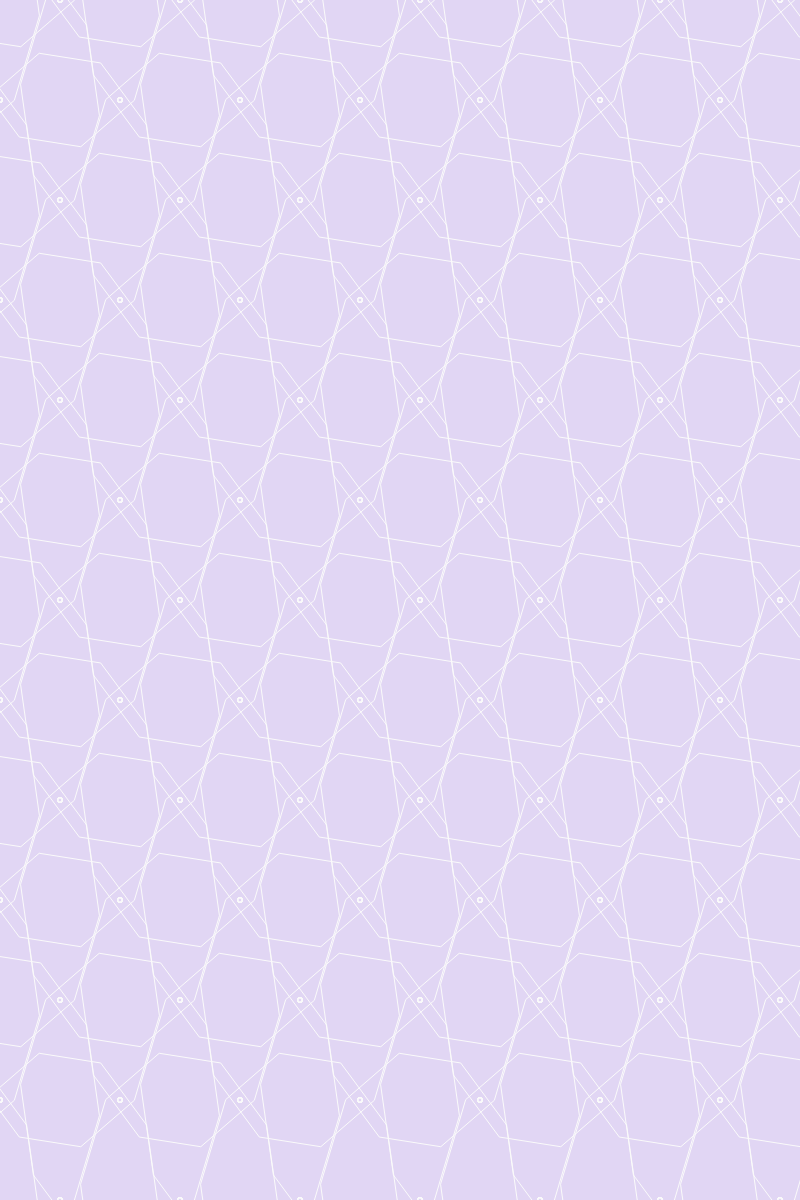
Frame 1 (no input)
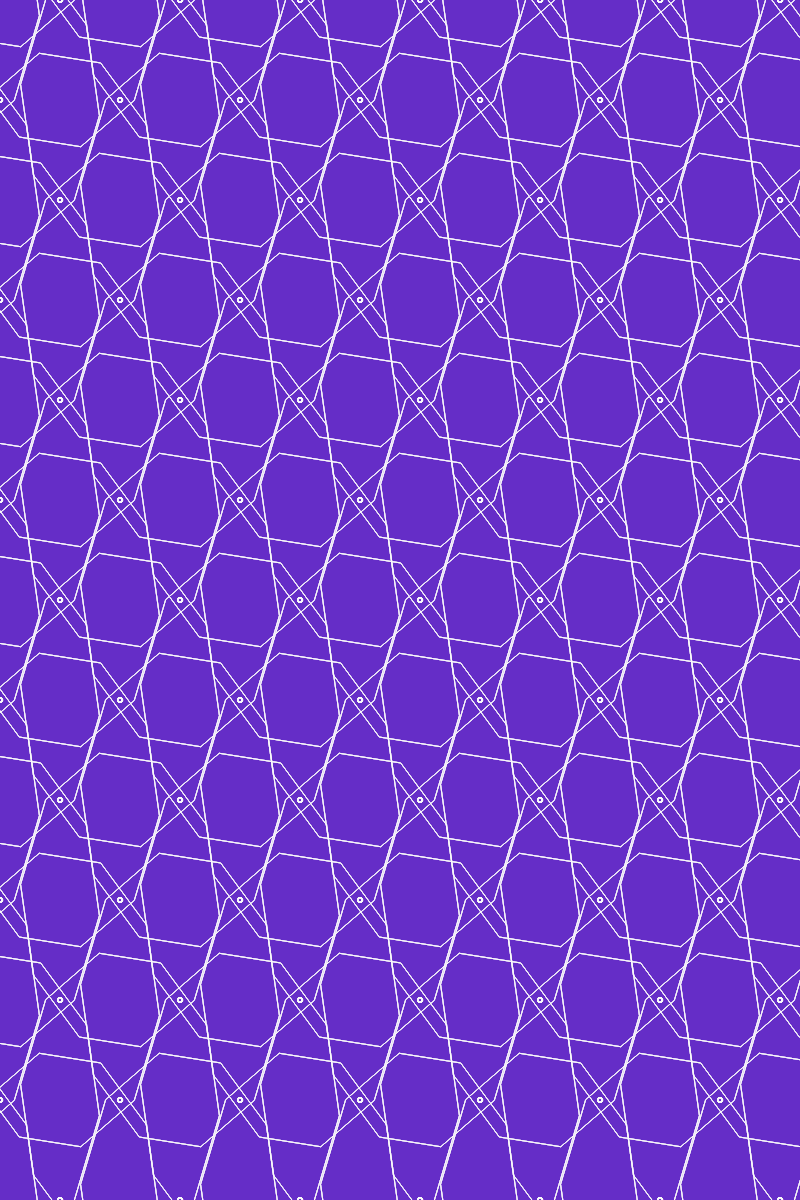
Frame 60 (no input)
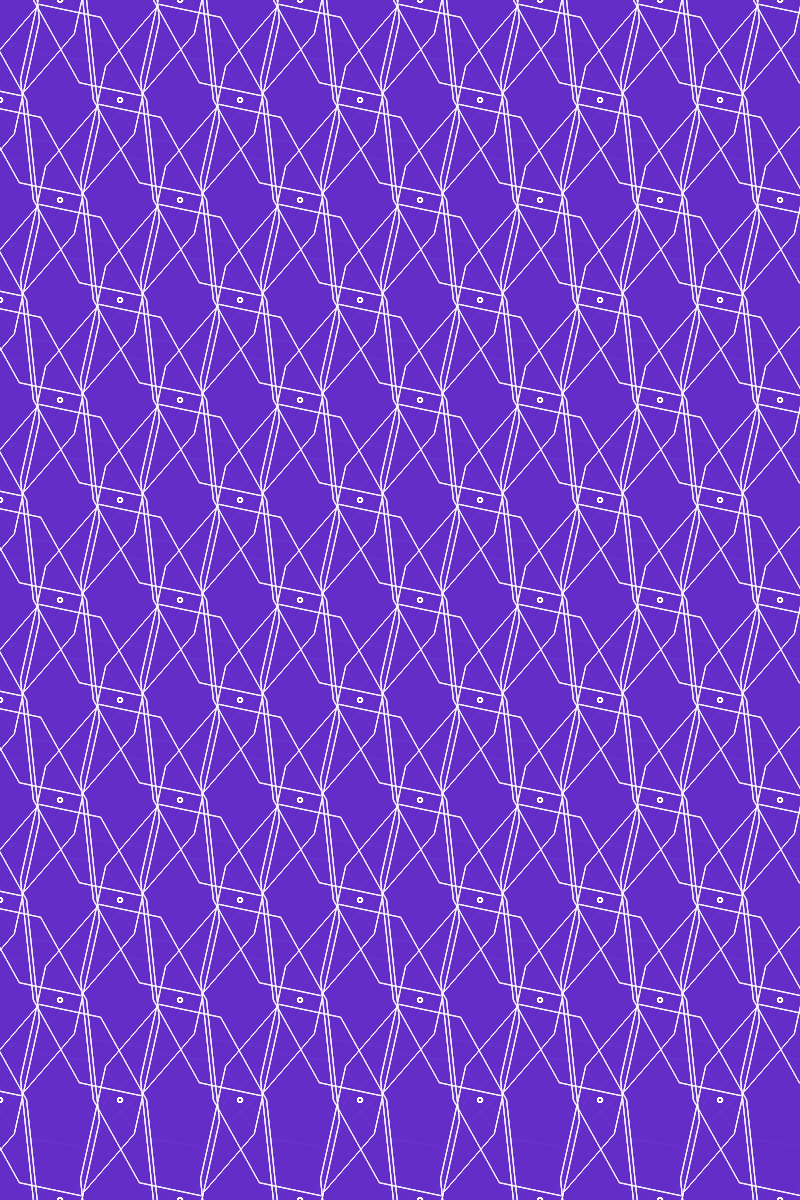
Frame 120 (the mouse pressed at the canvas centre since frame 60)

The p5.js sketch that drew these frames (run headless with seeded random() and noise() and a simulated clock; from frame 60 on, the mouse is pressed at the canvas centre):

// p5.js sketch
// ── sketch.js
function setup() {
  createCanvas(800, 1200);
}

function draw() {
  background(102,50,200,50);

  
  // noLoop()
  push();
  noFill()
  stroke(250)
  strokeWeight(1)
  // rotate(PI/6)
  // translate(width * 0.8, height * 0.5);
  for(y = -100; y < height + 100; y +=100){
    for(x = -120; x < width + 120; x +=120){
      if(y == 0 || y == 200 || y == 400 || y == 600 || y == 800 || y == 1000 || y == 1200){
        polygon(x - 60,y,100,10)
      }else{
      polygon(x,y, 100, 10)
      }
    }
  }
//   polygon(0, 0, 70, 6);
//     polygon(0, 140, 70, 6);

//     polygon(120, 0, 70, 6);
//       polygon(120, 140, 70, 6);



  pop();
}

function polygon(x, y, radius, npoints) {
  let angle = TWO_PI / npoints;
  beginShape();
  for (let a = -PI/6; a < TAU - PI/6; a += angle) {
        ellipse(x, y, 5, 5)
    let expand = map(mouseX, 0, width, 50,150)

    let sx = x + cos(a) * radius;
    let sy = y + sin(a) * (radius + expand);
    let citrusFill = random()
    // if(citrusFill > 0.66){
    //   fill(222, 232, 145)
    //   fill(199, 211, 73,220)
    // }else if (citrusFill > 0.33 && citrusFill < 0.66){
    //   fill(255, 208, 0,220)
    // }else{
    //   fill(254, 2, 41, 100)
    // }
    vertex(sx, sy);
    push()
    stroke(255)
    strokeWeight(3)
    pop()
  }
  endShape(CLOSE);
}
